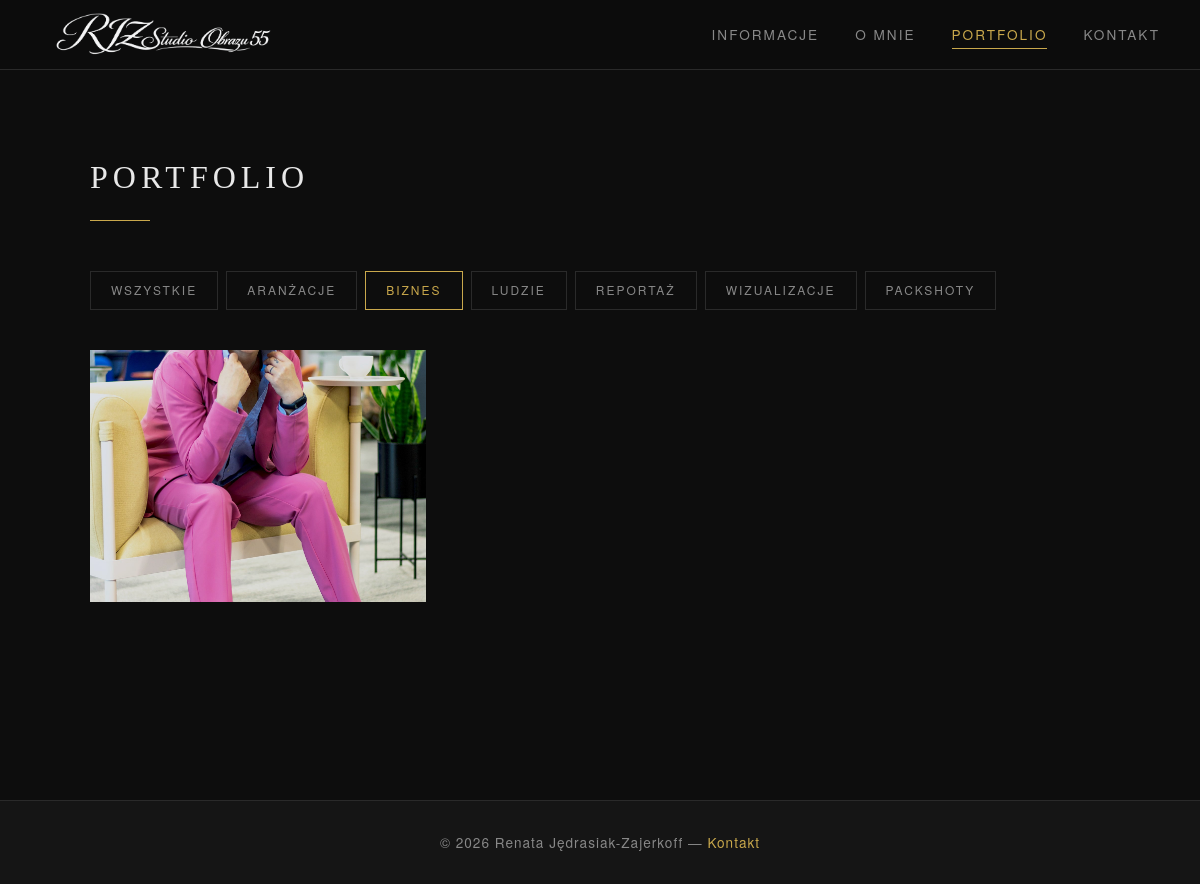
The page /portfolio/biznes/ on the database its author committed.
### portfolio/models.py (models this page shows, shortened)
class SiteInfo(models.Model):
    title = models.CharField("Tytuł strony", max_length=200, default="Fotograf")
    logo = models.ImageField("Logo (w nawigacji)", upload_to='logo/', blank=True, null=True,
                             help_text="Zalecana wysokość: 40–50px. Jeśli nie wgrasz logo, wyświetli się tekst.")
    tagline = models.CharField("Podtytuł / hasło", max_length=300, blank=True)
    hero_image = models.ImageField("Zdjęcie główne (hero)", upload_to='hero/', blank=True, null=True)
    info_content = models.TextField("Treść sekcji Informacje")
    updated_at = models.DateTimeField(auto_now=True)
    class Meta:
        verbose_name = "Informacje o stronie"
        verbose_name_plural = "Informacje o stronie"

class PortfolioCategory(models.Model):
    name = models.CharField("Nazwa kategorii", max_length=100)
    slug = models.SlugField("Slug URL", unique=True)
    order = models.PositiveIntegerField("Kolejność", default=0)
    class Meta:
        verbose_name = "Kategoria portfolio"
        verbose_name_plural = "Kategorie portfolio"
        ordering = ['order', 'name']

class PortfolioPhoto(models.Model):
    category = models.ForeignKey(
        PortfolioCategory,
        on_delete=models.SET_NULL,
        null=True, blank=True,
        related_name='photos',
        verbose_name="Kategoria"
    )
    title = models.CharField("Tytuł", max_length=200, blank=True)
    description = models.TextField("Opis", blank=True)
    image = models.ImageField("Zdjęcie", upload_to='portfolio/')
    order = models.PositiveIntegerField("Kolejność", default=0)
    is_featured = models.BooleanField("Wyróżnione (na stronie głównej)", default=False)
    created_at = models.DateTimeField(auto_now_add=True)
    class Meta:
        verbose_name = "Zdjęcie portfolio"
        verbose_name_plural = "Zdjęcia portfolio"
        ordering = ['order', '-created_at']

### portfolio/views.py (the view)
# urls.py: path('portfolio/', views.portfolio_view, name='portfolio'),
def portfolio_view(request, slug=None):
    site_info = get_site_info()
    categories = safe_db_call(
        lambda: list(PortfolioCategory.objects.all()),
        [],
        "Loading portfolio categories",
    )
    active_category = None
    if slug:
        try:
            active_category = get_object_or_404(PortfolioCategory, slug=slug)
            photos = list(PortfolioPhoto.objects.filter(category=active_category))
        except DB_EXCEPTIONS:
            logger.exception("Loading portfolio category failed.")
            active_category = None
            photos = []
    else:
        photos = safe_db_call(
            lambda: list(PortfolioPhoto.objects.all()),
            [],
            "Loading portfolio photos",
        )
    return render(
        request,
        "portfolio/portfolio.html",
        {
            "photos": photos,
            "categories": categories,
            "active_category": active_category,
            "site_info": site_info,
            "active": "portfolio",
        },
    )

### portfolio/views.py (called while the page is built)
def safe_db_call(callback, default, label):
    try:
        return callback()
    except DB_EXCEPTIONS:
        logger.exception("%s failed.", label)
        return default

def get_site_info():
    return safe_db_call(lambda: SiteInfo.objects.first(), None, "Loading site info")

### templates/portfolio/portfolio.html (shortened to what this page needs)
{% extends 'base.html' %}
{% block content %}
<div class="section">
    <h2 class="section-title">Portfolio</h2>
    <div class="category-tabs">
        <a href="{% url 'portfolio' %}" class="tab-btn {% if not active_category %}active{% endif %}">Wszystkie</a>
        {% for cat in categories %}
        <a href="{% url 'portfolio_category' cat.slug %}"
           class="tab-btn {% if active_category.slug == cat.slug %}active{% endif %}">
            {{ cat.name }}
        </a>
        {% endfor %}
    </div>
    {% if photos %}
    <div class="photo-grid">
        {% for photo in photos %}
        <div
            class="photo-item"
            data-lightbox-src="{{ photo.image.url }}"
            data-lightbox-alt="{{ photo.title }}"
            data-lightbox-title="{{ photo.title }}"
            data-lightbox-description="{{ photo.description }}"
        >
            <img src="{{ photo.image.url }}" alt="{{ photo.title }}" loading="lazy">
        </div>
        {% endfor %}
    </div>
    {% else %}
    <p class="no-photos">Brak zdjęć w tej kategorii. Dodaj je w panelu administracyjnym.</p>
    {% endif %}
</div>
{% endblock %}

### templates/base.html (shortened to what this page needs)
<!DOCTYPE html>
<html lang="pl">
<head>
</head>
<body>
<nav>
    <a href="{% url 'informacje' %}" class="nav-logo">
        {% if site_info and site_info.logo %}
            <img src="{{ site_info.logo.url }}" alt="{{ site_info.title }}" class="nav-logo-img">
        {% elif site_info %}
            {{ site_info.title }}
        {% else %}
            <span>Foto</span>grafia
        {% endif %}
    </a>
    <ul class="nav-links" id="navLinks">
        <li><a href="{% url 'informacje' %}" class="{% if active == 'informacje' %}active{% endif %}">Informacje</a></li>
        <li><a href="{% url 'o_mnie' %}" class="{% if active == 'o_mnie' %}active{% endif %}">O mnie</a></li>
        <li><a href="{% url 'portfolio' %}" class="{% if active == 'portfolio' %}active{% endif %}">Portfolio</a></li>
        <li><a href="{% url 'kontakt' %}" class="{% if active == 'kontakt' %}active{% endif %}">Kontakt</a></li>
    </ul>
</nav>
<main>
    {% block content %}{% endblock %}
</main>
<footer>
    <p>&copy; {% now "Y" %} {% if site_info %}{{ site_info.title }}{% else %}Fotograf{% endif %} &mdash;
        <a href="{% url 'kontakt' %}">Kontakt</a>
    </p>
</footer>
</body>
</html>

### rows shown on the page
SiteInfo: logo (picture), title "Renata Jędrasiak-Zajerkoff"
PortfolioCategory: name "ARANŻACJE"
PortfolioCategory: name "BIZNES"
PortfolioCategory: name "LUDZIE"
PortfolioCategory: name "REPORTAŻ"
PortfolioCategory: name "WIZUALIZACJE"
PortfolioCategory: name "PACKSHOTY"
PortfolioPhoto: image (picture)
